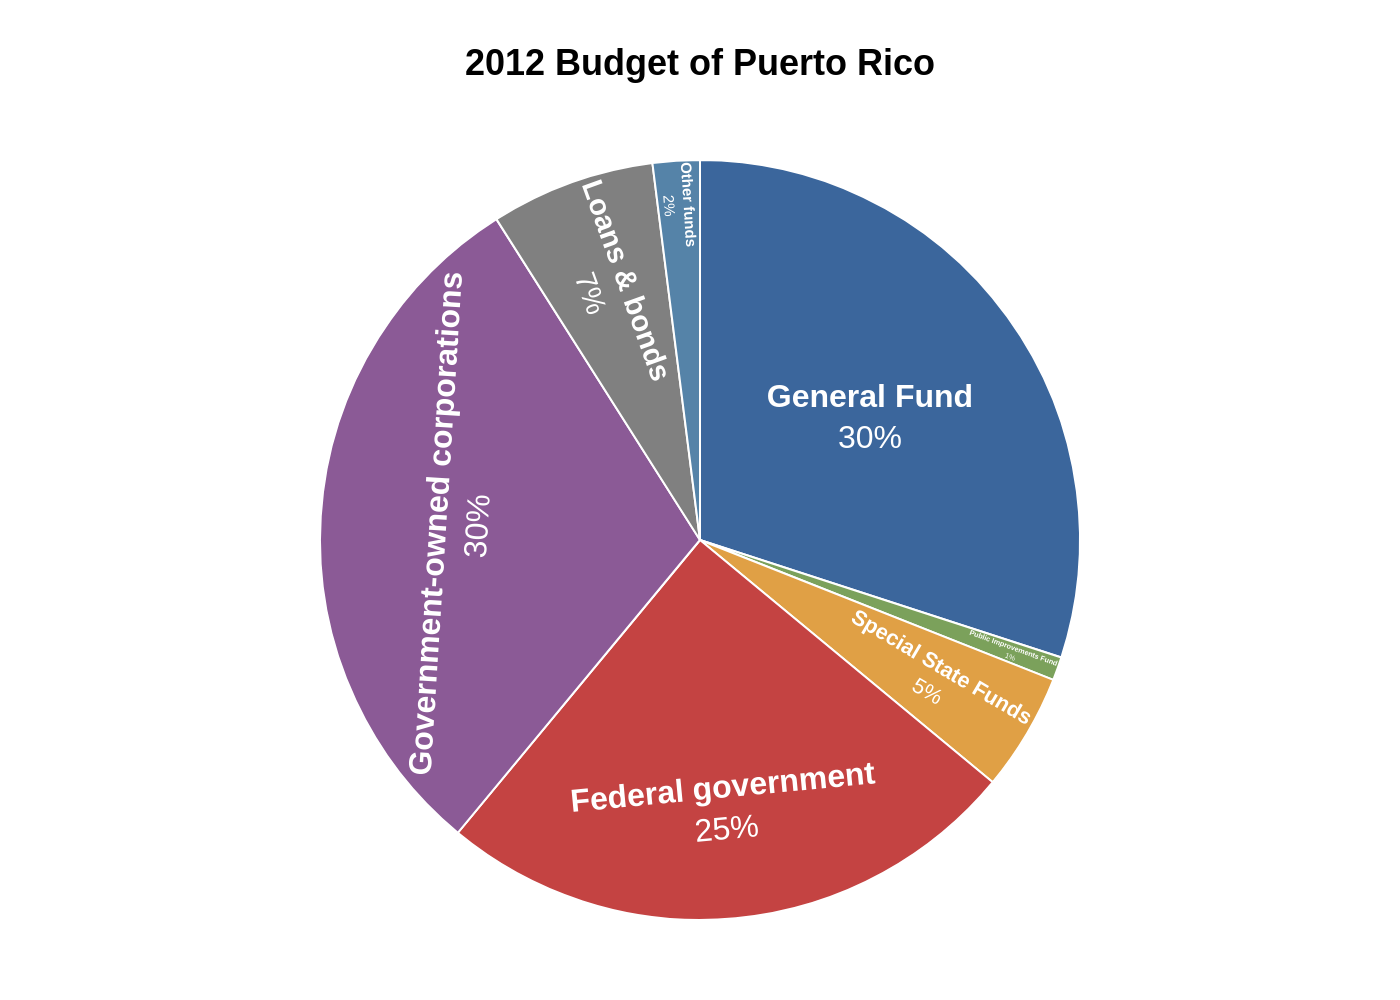

Source code (Python):
import sys
import json
import pathlib
import plotly.graph_objects as go

# --- 1. Load Data ---
# Ensure a JSON file path is provided as a command-line argument
if len(sys.argv) != 2:
    print(f"Usage: python {sys.argv[0]} <json_file_path>")
    sys.exit(1)

json_path = pathlib.Path(sys.argv[1])
if not json_path.is_file():
    print(f"Error: File not found at {json_path}")
    sys.exit(1)

# Load the chart data from the specified JSON file
with open(json_path, 'r', encoding='utf-8') as f:
    chart_info = json.load(f)

# Extract data, texts, and colors from the loaded JSON
chart_data = chart_info.get('chart_data', [])
texts = chart_info.get('texts', {})
colors = chart_info.get('colors', [])

# Prepare data for Plotly Pie chart
labels = [d['label'] for d in chart_data]
values = [d['value'] for d in chart_data]

# --- 2. Create Chart ---
# Initialize a Figure object
fig = go.Figure()

# Add the Pie trace
fig.add_trace(go.Pie(
    labels=labels,
    values=values,
    marker=dict(colors=colors, line=dict(color='#ffffff', width=1)),
    texttemplate=[f"<b>{l}</b><br>{v}%" for l, v in zip(labels, values)],
    textposition='inside',
    insidetextfont=dict(color='white', family='Arial', size=16),
    hoverinfo='label+percent',
    sort=False,  # Preserve the order from the JSON file
    direction='clockwise'
))

# --- 3. Configure Layout ---
# Construct the title string, combining title and subtitle if available
title_text = f"<b>{texts.get('title', '')}</b>"
if texts.get('subtitle'):
    title_text += f"<br><sub>{texts['subtitle']}</sub>"

# Update layout properties
fig.update_layout(
    title=dict(
        text=title_text,
        y=0.95,
        x=0.5,
        xanchor='center',
        yanchor='top',
        font=dict(size=18, family='Arial', color='black')
    ),
    showlegend=False,
    font=dict(family='Arial'),
    margin=dict(t=80, b=40, l=40, r=40),
    paper_bgcolor='white',
    plot_bgcolor='white'
)

# --- 4. Save Output ---
# Define the output filename based on the input JSON filename
output_path = json_path.with_suffix('.png')

# Save the figure as a PNG image with a high resolution
fig.write_image(output_path, scale=2)

print(f"Chart saved to {output_path}")
